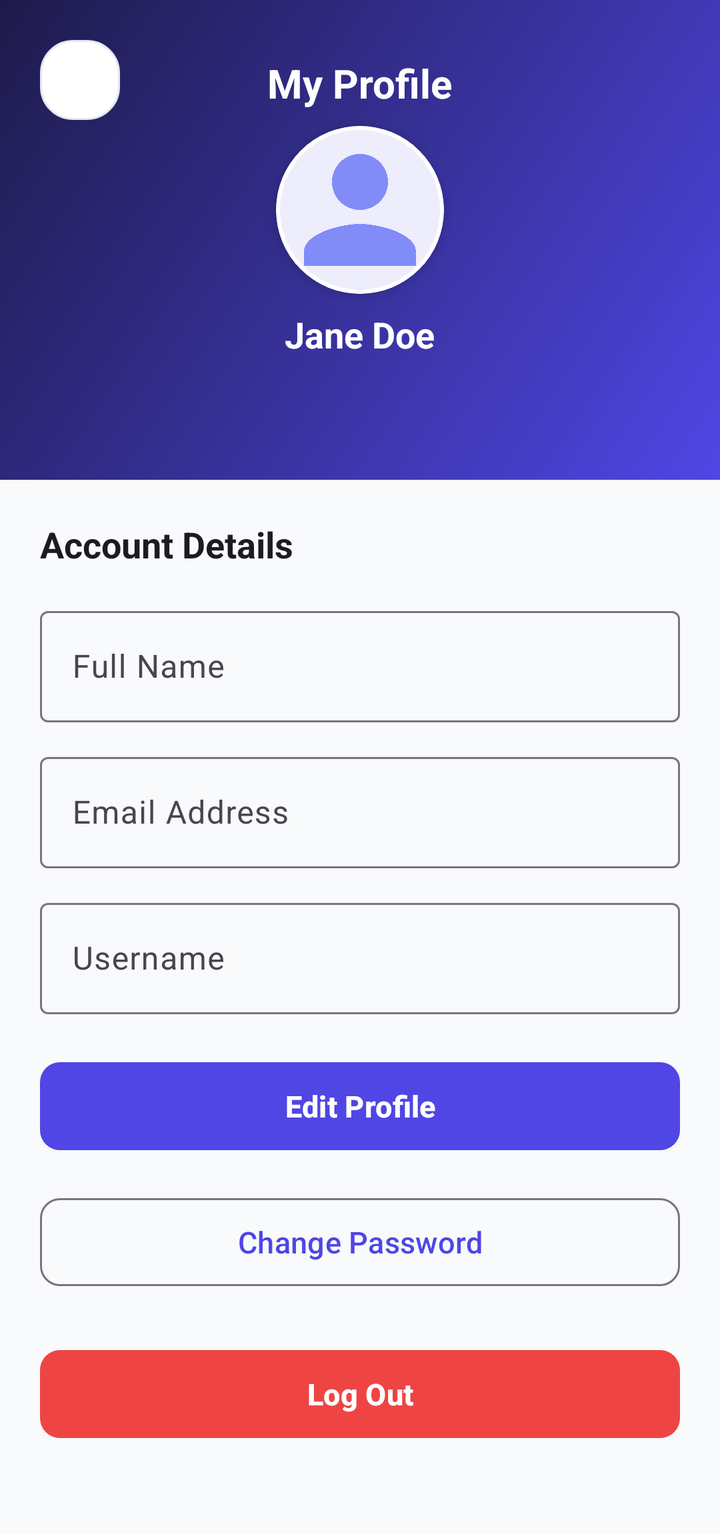
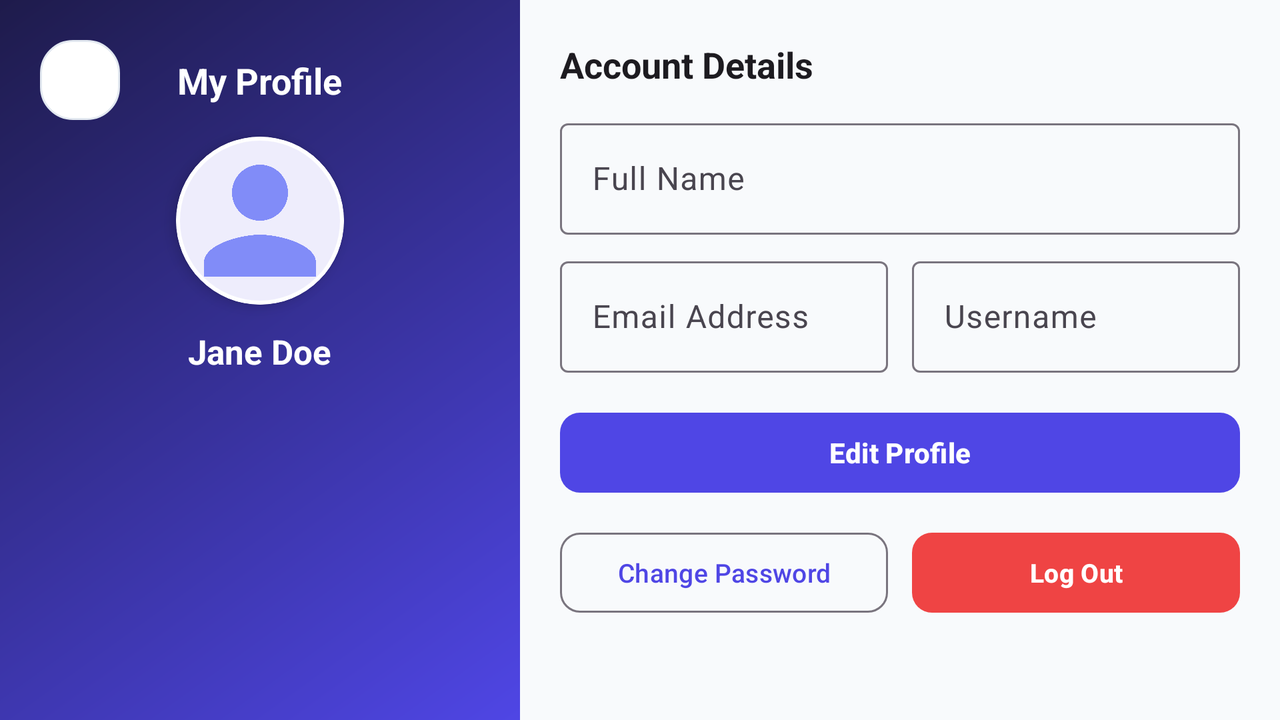

Two renders of one Android screen. The first uses the default layout on a phone; the second uses the alternative layout the repository ships for a different screen configuration, on a matching device. The two XML files are below.
<!-- AndroidManifest.xml: application theme Theme.CardVault -->
<!-- res/layout/activity_profile.xml -->
<?xml version="1.0" encoding="utf-8"?>
<ScrollView xmlns:android="http://schemas.android.com/apk/res/android"
    xmlns:app="http://schemas.android.com/apk/res-auto"
    xmlns:tools="http://schemas.android.com/tools"
    android:layout_width="match_parent"
    android:layout_height="match_parent"
    android:fillViewport="true"
    android:background="?android:attr/windowBackground"
    tools:context=".ProfileActivity">

    <LinearLayout
        android:layout_width="match_parent"
        android:layout_height="wrap_content"
        android:orientation="vertical">

        
        <RelativeLayout
            android:id="@+id/layout_profile_header"
            android:layout_width="match_parent"
            android:layout_height="240dp"
            android:background="@drawable/bg_splash_gradient"
            android:padding="20dp">

            
            <ImageView
                android:id="@+id/btn_profile_back"
                android:layout_width="40dp"
                android:layout_height="40dp"
                android:layout_alignParentStart="true"
                android:layout_alignParentTop="true"
                android:background="@drawable/bg_grid_item"
                android:contentDescription="@string/btn_back_to_dashboard"
                android:padding="8dp"
                android:src="@drawable/ic_profile"
                app:tint="@color/white" />

            
            <TextView
                android:id="@+id/tv_profile_header_title"
                android:layout_width="wrap_content"
                android:layout_height="wrap_content"
                android:layout_alignWithParentIfMissing="true"
                android:layout_centerHorizontal="true"
                android:layout_marginTop="8dp"
                android:text="@string/profile_title"
                android:textColor="@color/white"
                android:textSize="20sp"
                android:textStyle="bold" />

            
            <com.google.android.material.card.MaterialCardView
                android:id="@+id/card_avatar_container"
                android:layout_width="84dp"
                android:layout_height="84dp"
                android:layout_below="@id/tv_profile_header_title"
                android:layout_centerHorizontal="true"
                android:layout_marginTop="8dp"
                app:cardCornerRadius="42dp"
                app:cardElevation="4dp"
                app:strokeColor="@color/white"
                app:strokeWidth="2dp">

                <ImageView
                    android:id="@+id/iv_profile_avatar"
                    android:layout_width="match_parent"
                    android:layout_height="match_parent"
                    android:contentDescription="@string/profile_title"
                    android:scaleType="centerCrop"
                    android:src="@drawable/ic_profile" />

            </com.google.android.material.card.MaterialCardView>

            
            <ImageView
                android:id="@+id/btn_edit_profile_photo"
                android:layout_width="32dp"
                android:layout_height="32dp"
                android:layout_alignEnd="@id/card_avatar_container"
                android:layout_alignBottom="@id/card_avatar_container"
                android:background="@drawable/bg_button_primary"
                android:contentDescription="@string/btn_edit_photo"
                android:padding="6dp"
                android:src="@drawable/ic_add_card"
                app:tint="@color/white" />

            
            <TextView
                android:id="@+id/tv_header_user_name"
                android:layout_width="wrap_content"
                android:layout_height="wrap_content"
                android:layout_below="@id/card_avatar_container"
                android:layout_centerHorizontal="true"
                android:layout_marginTop="8dp"
                android:textColor="@color/white"
                android:textSize="18sp"
                android:textStyle="bold"
                tools:text="Jane Doe" />

        </RelativeLayout>

        
        <LinearLayout
            android:layout_width="match_parent"
            android:layout_height="wrap_content"
            android:orientation="vertical"
            android:padding="20dp">

            <TextView
                android:layout_width="wrap_content"
                android:layout_height="wrap_content"
                android:text="@string/profile_account_details"
                android:textColor="?attr/colorOnBackground"
                android:textSize="18sp"
                android:textStyle="bold" />

            
            <com.google.android.material.textfield.TextInputLayout
                android:id="@+id/til_profile_full_name"
                style="@style/Widget.Material3.TextInputLayout.OutlinedBox"
                android:layout_width="match_parent"
                android:layout_height="wrap_content"
                android:layout_marginTop="16dp"
                android:hint="@string/label_full_name">

                <com.google.android.material.textfield.TextInputEditText
                    android:id="@+id/et_profile_full_name"
                    android:layout_width="match_parent"
                    android:layout_height="wrap_content"
                    android:enabled="false"
                    android:inputType="textPersonName|textCapWords"
                    android:maxLines="1" />

            </com.google.android.material.textfield.TextInputLayout>

            
            <com.google.android.material.textfield.TextInputLayout
                android:id="@+id/til_profile_email"
                style="@style/Widget.Material3.TextInputLayout.OutlinedBox"
                android:layout_width="match_parent"
                android:layout_height="wrap_content"
                android:layout_marginTop="12dp"
                android:hint="@string/label_email">

                <com.google.android.material.textfield.TextInputEditText
                    android:id="@+id/et_profile_email"
                    android:layout_width="match_parent"
                    android:layout_height="wrap_content"
                    android:enabled="false"
                    android:inputType="textEmailAddress"
                    android:maxLines="1" />

            </com.google.android.material.textfield.TextInputLayout>

            
            <com.google.android.material.textfield.TextInputLayout
                android:id="@+id/til_profile_username"
                style="@style/Widget.Material3.TextInputLayout.OutlinedBox"
                android:layout_width="match_parent"
                android:layout_height="wrap_content"
                android:layout_marginTop="12dp"
                android:hint="@string/label_username">

                <com.google.android.material.textfield.TextInputEditText
                    android:id="@+id/et_profile_username"
                    android:layout_width="match_parent"
                    android:layout_height="wrap_content"
                    android:enabled="false"
                    android:inputType="text"
                    android:maxLines="1" />

            </com.google.android.material.textfield.TextInputLayout>

            
            <LinearLayout
                android:id="@+id/container_profile_edit_actions"
                android:layout_width="match_parent"
                android:layout_height="wrap_content"
                android:layout_marginTop="20dp"
                android:orientation="horizontal">

                <com.google.android.material.button.MaterialButton
                    android:id="@+id/btn_edit_profile"
                    style="@style/Widget.Material3.Button"
                    android:layout_width="match_parent"
                    android:layout_height="52dp"
                    android:text="@string/btn_edit_profile"
                    android:textSize="15sp"
                    android:textStyle="bold"
                    app:cornerRadius="10dp" />

                <com.google.android.material.button.MaterialButton
                    android:id="@+id/btn_cancel_profile_edit"
                    style="@style/Widget.Material3.Button.OutlinedButton"
                    android:layout_width="0dp"
                    android:layout_height="52dp"
                    android:layout_marginEnd="8dp"
                    android:layout_weight="1"
                    android:text="@string/btn_cancel"
                    android:textSize="15sp"
                    android:visibility="gone"
                    app:cornerRadius="10dp" />

                <com.google.android.material.button.MaterialButton
                    android:id="@+id/btn_save_profile"
                    android:layout_width="0dp"
                    android:layout_height="52dp"
                    android:layout_marginStart="8dp"
                    android:layout_weight="1"
                    android:text="@string/btn_save_profile"
                    android:textSize="15sp"
                    android:textStyle="bold"
                    android:visibility="gone"
                    app:cornerRadius="10dp" />

            </LinearLayout>

            
            <com.google.android.material.button.MaterialButton
                android:id="@+id/btn_change_password"
                style="@style/Widget.Material3.Button.OutlinedButton"
                android:layout_width="match_parent"
                android:layout_height="52dp"
                android:layout_marginTop="16dp"
                android:text="@string/btn_change_password"
                android:textSize="15sp"
                app:cornerRadius="10dp" />

            
            <com.google.android.material.button.MaterialButton
                android:id="@+id/btn_logout_account"
                style="@style/Widget.Material3.Button"
                android:layout_width="match_parent"
                android:layout_height="52dp"
                android:layout_marginTop="24dp"
                android:layout_marginBottom="24dp"
                android:text="@string/btn_logout_account"
                android:textColor="@color/white"
                android:textSize="15sp"
                android:textStyle="bold"
                app:backgroundTint="#EF4444"
                app:cornerRadius="10dp" />

        </LinearLayout>

    </LinearLayout>

</ScrollView>
<!-- resources referenced by this layout -->
<resources>
  <color name="white">#FFFFFF</color>
  <!-- drawable bg_grid_item (drawable) -->
  <?xml version="1.0" encoding="utf-8"?>
  <shape xmlns:android="http://schemas.android.com/apk/res/android"
      android:shape="rectangle">
      <solid android:color="?attr/colorSurface" />
      <corners android:radius="16dp" />
      <stroke
          android:width="1dp"
          android:color="#E2E8F0" />
  </shape>
  <!-- drawable bg_splash_gradient (drawable) -->
  <?xml version="1.0" encoding="utf-8"?>
  <shape xmlns:android="http://schemas.android.com/apk/res/android"
      android:shape="rectangle">
      <gradient
          android:angle="135"
          android:endColor="#1E1B4B"
          android:startColor="#4F46E5"
          android:type="linear" />
  </shape>
  <!-- drawable ic_add_card (drawable) -->
  <vector xmlns:android="http://schemas.android.com/apk/res/android"
      android:width="24dp"
      android:height="24dp"
      android:viewportWidth="24"
      android:viewportHeight="24">
      <path
          android:fillColor="#0EA5E9"
          android:pathData="M19,13h-6v6h-2v-6H5v-2h6V5h2v6h6v2z" />
  </vector>
  <!-- drawable ic_profile (drawable) -->
  <vector xmlns:android="http://schemas.android.com/apk/res/android"
      android:width="24dp"
      android:height="24dp"
      android:viewportWidth="24"
      android:viewportHeight="24">
      <path
          android:fillColor="#818CF8"
          android:pathData="M12,12c2.21,0 4,-1.79 4,-4s-1.79,-4 -4,-4 -4,1.79 -4,4 1.79,4 4,4zm0,2c-2.67,0 -8,1.34 -8,4v2h16v-2c0,-2.66 -5.33,-4 -8,-4z" />
  </vector>
  <string name="btn_back_to_dashboard">Back to Dashboard</string>
  <string name="btn_cancel">Cancel</string>
  <string name="btn_change_password">Change Password</string>
  <string name="btn_edit_photo">Edit Photo</string>
  <string name="btn_edit_profile">Edit Profile</string>
  <string name="btn_logout_account">Log Out</string>
  <string name="btn_save_profile">Save Profile</string>
  <string name="label_email">Email Address</string>
  <string name="label_full_name">Full Name</string>
  <string name="label_username">Username</string>
  <string name="profile_account_details">Account Details</string>
  <string name="profile_title">My Profile</string>
  <style name="Theme.CardVault" parent="Base.Theme.CardVault" />
  <style name="Base.Theme.CardVault" parent="Theme.Material3.DayNight.NoActionBar">
          <item name="colorPrimary">@color/primary</item>
          <item name="colorOnPrimary">@color/white</item>
          <item name="colorSecondary">@color/accent_teal</item>
          <item name="android:windowBackground">@color/bg_light</item>
          <item name="colorSurface">@color/surface_light</item>
          <item name="android:statusBarColor">@color/primary_dark</item>
      </style>
  <color name="primary">#4F46E5</color>
  <color name="accent_teal">#0EA5E9</color>
  <color name="bg_light">#F8FAFC</color>
  <color name="surface_light">#FFFFFF</color>
  <color name="primary_dark">#3730A3</color>
</resources>
<!-- res/layout-land/activity_profile.xml (the repository's variant of the layout above) -->
<!-- drawn on the phone turned sideways -->
<?xml version="1.0" encoding="utf-8"?>
<ScrollView xmlns:android="http://schemas.android.com/apk/res/android"
    xmlns:app="http://schemas.android.com/apk/res-auto"
    xmlns:tools="http://schemas.android.com/tools"
    android:layout_width="match_parent"
    android:layout_height="match_parent"
    android:fillViewport="true"
    android:background="?android:attr/windowBackground"
    tools:context=".ProfileActivity">

    <LinearLayout
        android:layout_width="match_parent"
        android:layout_height="wrap_content"
        android:orientation="horizontal">

        
        <RelativeLayout
            android:id="@+id/layout_profile_header"
            android:layout_width="260dp"
            android:layout_height="match_parent"
            android:background="@drawable/bg_splash_gradient"
            android:padding="20dp">

            
            <ImageView
                android:id="@+id/btn_profile_back"
                android:layout_width="40dp"
                android:layout_height="40dp"
                android:layout_alignParentStart="true"
                android:layout_alignParentTop="true"
                android:background="@drawable/bg_grid_item"
                android:contentDescription="@string/btn_back_to_dashboard"
                android:padding="8dp"
                android:src="@drawable/ic_profile"
                app:tint="@color/white" />

            
            <TextView
                android:id="@+id/tv_profile_header_title"
                android:layout_width="wrap_content"
                android:layout_height="wrap_content"
                android:layout_alignWithParentIfMissing="true"
                android:layout_centerHorizontal="true"
                android:layout_marginTop="8dp"
                android:text="@string/profile_title"
                android:textColor="@color/white"
                android:textSize="18sp"
                android:textStyle="bold" />

            
            <com.google.android.material.card.MaterialCardView
                android:id="@+id/card_avatar_container"
                android:layout_width="84dp"
                android:layout_height="84dp"
                android:layout_below="@id/tv_profile_header_title"
                android:layout_centerHorizontal="true"
                android:layout_marginTop="16dp"
                app:cardCornerRadius="42dp"
                app:cardElevation="4dp"
                app:strokeColor="@color/white"
                app:strokeWidth="2dp">

                <ImageView
                    android:id="@+id/iv_profile_avatar"
                    android:layout_width="match_parent"
                    android:layout_height="match_parent"
                    android:contentDescription="@string/profile_title"
                    android:scaleType="centerCrop"
                    android:src="@drawable/ic_profile" />

            </com.google.android.material.card.MaterialCardView>

            
            <ImageView
                android:id="@+id/btn_edit_profile_photo"
                android:layout_width="32dp"
                android:layout_height="32dp"
                android:layout_alignEnd="@id/card_avatar_container"
                android:layout_alignBottom="@id/card_avatar_container"
                android:background="@drawable/bg_button_primary"
                android:contentDescription="@string/btn_edit_photo"
                android:padding="6dp"
                android:src="@drawable/ic_add_card"
                app:tint="@color/white" />

            
            <TextView
                android:id="@+id/tv_header_user_name"
                android:layout_width="wrap_content"
                android:layout_height="wrap_content"
                android:layout_below="@id/card_avatar_container"
                android:layout_centerHorizontal="true"
                android:layout_marginTop="12dp"
                android:textColor="@color/white"
                android:textSize="17sp"
                android:textStyle="bold"
                tools:text="Jane Doe" />

        </RelativeLayout>

        
        <LinearLayout
            android:layout_width="0dp"
            android:layout_height="wrap_content"
            android:layout_weight="1"
            android:orientation="vertical"
            android:padding="20dp">

            <TextView
                android:layout_width="wrap_content"
                android:layout_height="wrap_content"
                android:text="@string/profile_account_details"
                android:textColor="?attr/colorOnBackground"
                android:textSize="18sp"
                android:textStyle="bold" />

            <com.google.android.material.textfield.TextInputLayout
                android:id="@+id/til_profile_full_name"
                style="@style/Widget.Material3.TextInputLayout.OutlinedBox"
                android:layout_width="match_parent"
                android:layout_height="wrap_content"
                android:layout_marginTop="12dp"
                android:hint="@string/label_full_name">

                <com.google.android.material.textfield.TextInputEditText
                    android:id="@+id/et_profile_full_name"
                    android:layout_width="match_parent"
                    android:layout_height="wrap_content"
                    android:enabled="false"
                    android:inputType="textPersonName|textCapWords"
                    android:maxLines="1" />

            </com.google.android.material.textfield.TextInputLayout>

            <LinearLayout
                android:layout_width="match_parent"
                android:layout_height="wrap_content"
                android:layout_marginTop="8dp"
                android:orientation="horizontal">

                <com.google.android.material.textfield.TextInputLayout
                    android:id="@+id/til_profile_email"
                    style="@style/Widget.Material3.TextInputLayout.OutlinedBox"
                    android:layout_width="0dp"
                    android:layout_height="wrap_content"
                    android:layout_marginEnd="6dp"
                    android:layout_weight="1"
                    android:hint="@string/label_email">

                    <com.google.android.material.textfield.TextInputEditText
                        android:id="@+id/et_profile_email"
                        android:layout_width="match_parent"
                        android:layout_height="wrap_content"
                        android:enabled="false"
                        android:inputType="textEmailAddress"
                        android:maxLines="1" />

                </com.google.android.material.textfield.TextInputLayout>

                <com.google.android.material.textfield.TextInputLayout
                    android:id="@+id/til_profile_username"
                    style="@style/Widget.Material3.TextInputLayout.OutlinedBox"
                    android:layout_width="0dp"
                    android:layout_height="wrap_content"
                    android:layout_marginStart="6dp"
                    android:layout_weight="1"
                    android:hint="@string/label_username">

                    <com.google.android.material.textfield.TextInputEditText
                        android:id="@+id/et_profile_username"
                        android:layout_width="match_parent"
                        android:layout_height="wrap_content"
                        android:enabled="false"
                        android:inputType="text"
                        android:maxLines="1" />

                </com.google.android.material.textfield.TextInputLayout>

            </LinearLayout>

            <LinearLayout
                android:id="@+id/container_profile_edit_actions"
                android:layout_width="match_parent"
                android:layout_height="wrap_content"
                android:layout_marginTop="16dp"
                android:orientation="horizontal">

                <com.google.android.material.button.MaterialButton
                    android:id="@+id/btn_edit_profile"
                    style="@style/Widget.Material3.Button"
                    android:layout_width="match_parent"
                    android:layout_height="48dp"
                    android:text="@string/btn_edit_profile"
                    android:textSize="14sp"
                    android:textStyle="bold"
                    app:cornerRadius="10dp" />

                <com.google.android.material.button.MaterialButton
                    android:id="@+id/btn_cancel_profile_edit"
                    style="@style/Widget.Material3.Button.OutlinedButton"
                    android:layout_width="0dp"
                    android:layout_height="48dp"
                    android:layout_marginEnd="6dp"
                    android:layout_weight="1"
                    android:text="@string/btn_cancel"
                    android:textSize="14sp"
                    android:visibility="gone"
                    app:cornerRadius="10dp" />

                <com.google.android.material.button.MaterialButton
                    android:id="@+id/btn_save_profile"
                    android:layout_width="0dp"
                    android:layout_height="48dp"
                    android:layout_marginStart="6dp"
                    android:layout_weight="1"
                    android:text="@string/btn_save_profile"
                    android:textSize="14sp"
                    android:textStyle="bold"
                    android:visibility="gone"
                    app:cornerRadius="10dp" />

            </LinearLayout>

            <LinearLayout
                android:layout_width="match_parent"
                android:layout_height="wrap_content"
                android:layout_marginTop="12dp"
                android:orientation="horizontal">

                <com.google.android.material.button.MaterialButton
                    android:id="@+id/btn_change_password"
                    style="@style/Widget.Material3.Button.OutlinedButton"
                    android:layout_width="0dp"
                    android:layout_height="48dp"
                    android:layout_marginEnd="6dp"
                    android:layout_weight="1"
                    android:text="@string/btn_change_password"
                    android:textSize="13sp"
                    app:cornerRadius="10dp" />

                <com.google.android.material.button.MaterialButton
                    android:id="@+id/btn_logout_account"
                    style="@style/Widget.Material3.Button"
                    android:layout_width="0dp"
                    android:layout_height="48dp"
                    android:layout_marginStart="6dp"
                    android:layout_weight="1"
                    android:text="@string/btn_logout_account"
                    android:textColor="@color/white"
                    android:textSize="13sp"
                    android:textStyle="bold"
                    app:backgroundTint="#EF4444"
                    app:cornerRadius="10dp" />

            </LinearLayout>

        </LinearLayout>

    </LinearLayout>

</ScrollView>
